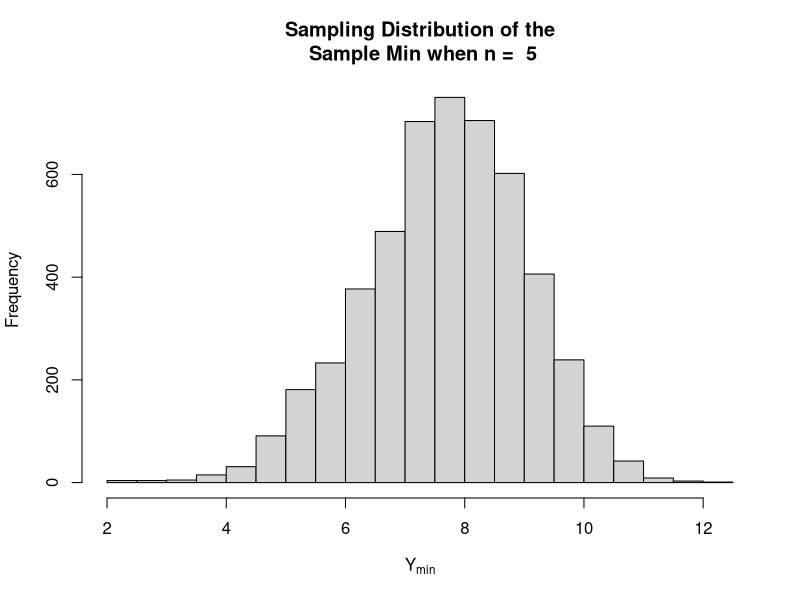
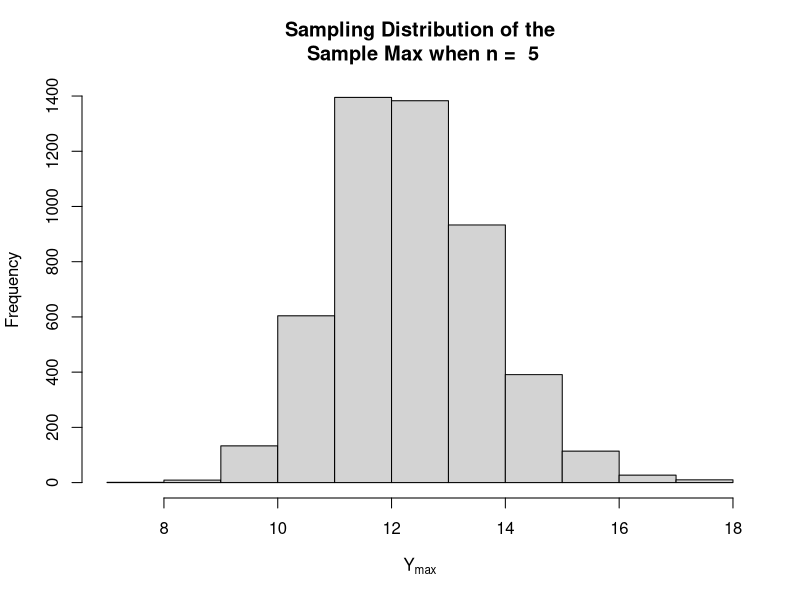

These charts were generated, in order, by the following R code:
## ---- chunk 1
n = 5             # sample size
mu = 10           # population mean
sigma = 2         # population standard deviation
nsim = 5000       # number of simulations (samples to generate)

my.mins = numeric(nsim)     # a place to store my sample minimums
my.maxs = numeric(nsim)     # a place to store my sample maximums

for (i in 1:nsim)
{
  my.sample = round( rnorm(n,mu,sigma) , 2)   # take a sample from my population
  # note that you can calculate both of the desired statistics for each sample generated
  my.mins[i] = min(my.sample)                 # compute the min from the sample
  my.maxs[i] = max(my.sample)                 # compute the max from the sample
}

hist(my.mins, xlab=expression("Y"[min]), main=paste("Sampling Distribution of the\n Sample Min when n = ",n))
hist(my.maxs, xlab=expression("Y"[max]), main=paste("Sampling Distribution of the\n Sample Max when n = ",n))

mean(my.mins)
mean(my.maxs)

var(my.mins)
var(my.maxs)

